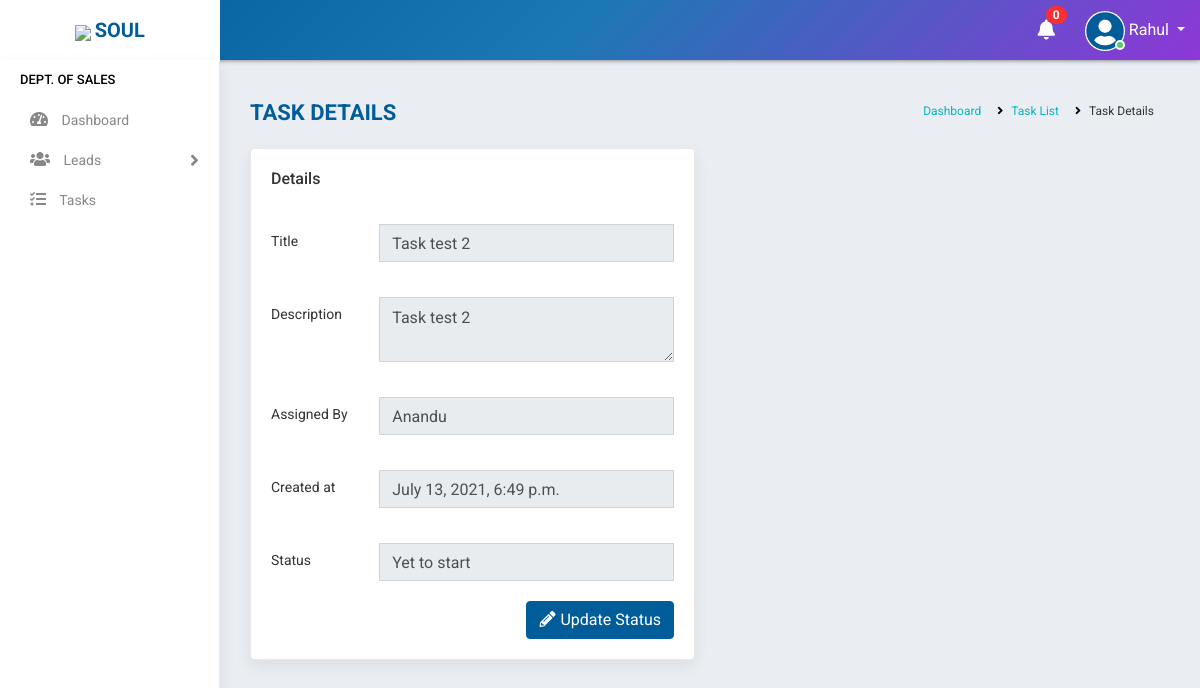
The page /task/2/ (signed in) on the database as committed earlier.
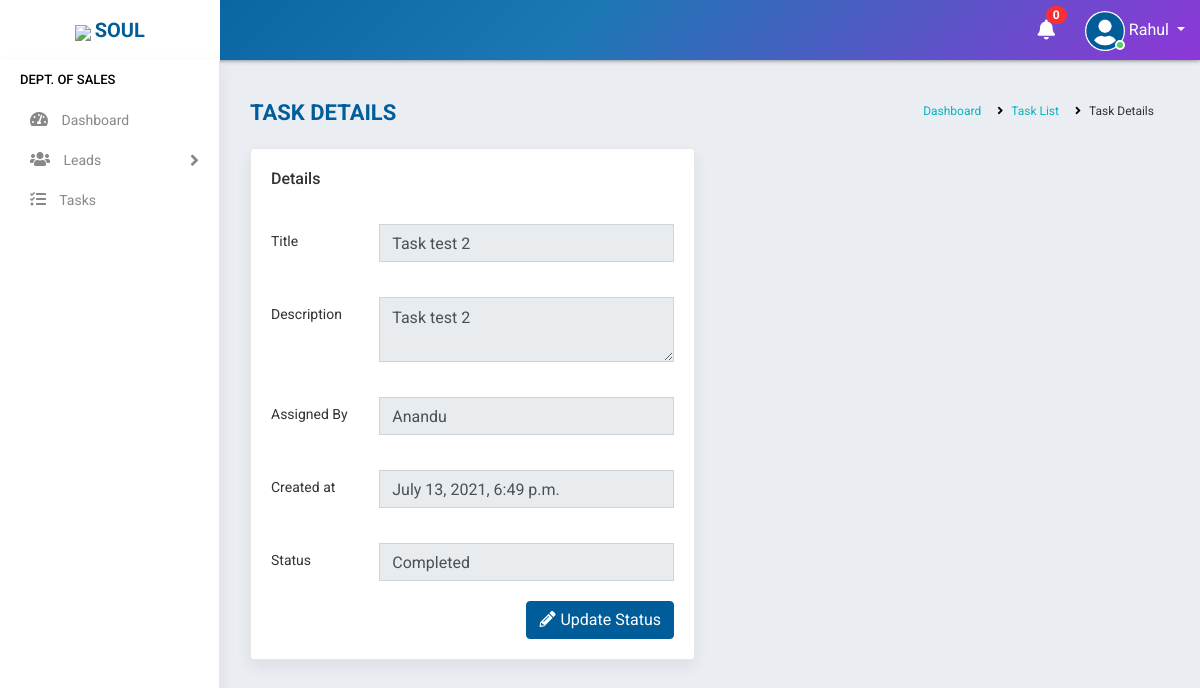
The same page on the database as committed later.
### accounts/models.py (models this page shows, shortened)
class Task(models.Model):
    status_value= [
        ('Yet to start', 'Yet to start'),
        ('In progress', 'In progress'),
        ('Completed', 'Completed'),
    ]
    user = models.ForeignKey(Staff,on_delete=models.CASCADE,null=True)
    title = models.CharField(max_length=100,null=True)
    description = models.TextField(max_length=500,null=True)
    created_at = models.DateTimeField(auto_now_add=True,null=True)
    assigned_by = models.ForeignKey(Staff,on_delete=models.CASCADE,null=True,related_name='sender')
    status = models.CharField(max_length=100,choices=status_value,default='Yet to start')
    class Meta:
        ordering=['created_at','-status']

class Staff(models.Model):
    value= (
    ('1', 'Operations'),
    ('2', 'Sales'),
    ('3', 'Trainer'),
    ('4', 'Admin'),
    )
    state = (
    ('Andhra Pradesh','Andhra Pradesh'),
    ('Arunachal Pradesh','Arunachal Pradesh'),
    ('Assam','Assam'),
    ('Bihar','Bihar'),
    ('Chhattisgarh','Chattisgarh'),
    ('Goa','Goa'),
    ('Gujarat','Gujarat'),
    ('Haryana','Haryana'),
    ('Himachal Pradesh','Himachal Pradesh'),
    ('Jharkhand','Jharkhand'),
    ('Karnataka','Karnataka'),
    ('Kerala','Kerala'),
    ('Madhya Pradesh','Madhya Pradesh'),
    ('Maharashtra','Maharashtra'),
    ('Manipur','Manipur'),
    ('Meghalaya','Meghalaya'),
    ('Mizoram','Mizoram'),
    ('Nagaland','Nagaland'),
    ('Odisha','Odisha'),
    ('Rajasthan','Rajasthan'),
    ('Sikkim','Sikkim'),
    ('Tamil Nadu','Tamil Nadu'),
    ('Telangana','Telangana'),
    ('Tripura','Tripura'),
    ('Uttar Pradesh','Uttar Pradesh'),
    ('Uttarakhand','Uttarakhand'),
    ('West Bengal','West Bengal')
    )
    groups = (
        ('AB+', 'AB+'),
        ('AB-', 'AB-'),
        ('A+', 'A+'),
        ('A-', 'A-'),
        ('B+', 'B+'),
        ('B-', 'B-'),
        ('O+', 'O+'),
        ('O-', 'O-'),
        )
    user = models.OneToOneField(User,on_delete=models.CASCADE,null=True,blank=True)
    name = models.CharField(max_length=100,null=True, blank=True)
    empid = models.CharField(max_length=100,null=True, blank=True)
    mobile = models.CharField(max_length=10,null=True, blank=True)
    email = models.EmailField(max_length=200,null=True, blank=True)
    sex = models.CharField(max_length=10,null=True,choices=(('Male','Male'),('Female','Female')), blank=True)
    dob = models.DateField(null=True, blank=True)
    doj = models.DateField(null=True, blank=True)
    blood_group = models.CharField(max_length=100,null=True, blank=True,choices=groups)
    house = models.CharField(max_length=100,null=True, blank=True)
    street =models.CharField(max_length=100,null=True, blank=True)
    street2 =models.CharField(max_length=100,null=True, blank=True)
    city = models.CharField(max_length=100,null=True, blank=True)
    state = models.CharField(max_length=100,null=True,choices=state, blank=True)
    stype = models.CharField(max_length=100,null=True,choices=value, blank=True)
    status = models.CharField(max_length=20,choices=(('Active','Active'),('Inactive','Inactive')),default='Active')
    profile_pic = models.ImageField(null=True, blank=True,default="student.jpg")
    def __str__(self):
        return self.name

### accounts/views.py (the view)
# urls.py: path('task/<id>/',TaskView.as_view(),name='task_detail'),
class TaskView(View):
    def get(self, request,id):
        user=request.user
        if user.is_authenticated:
            note = Notification.objects.filter(receiver=user).filter(status="Not Read").order_by('-datetime')
            no_count = note.count()
            try:
                s= Staff.objects.get(user=user)
                if s.stype =="1" or s.stype =="2" or s.stype == "3"  or s.stype == "4":
                    task = Task.objects.get(id=id)
                    return render(request,'accounts/task_details.html',{'s':s,'task':task,'no_count':no_count,'note':note})
                else:
                    return redirect('logout')
            except:
                return redirect('home')
        else:
            return redirect('logout')

### accounts/templates/accounts/task_details.html
{% extends 'accounts/main.html' %}
    {% block content %}
<div class="main-wrapper">
    {% include 'accounts/navbar.html' %}
    {% include 'accounts/navbar.html' %}
    {% if s.stype == "1" %}
    {% include 'accounts/sidebar_operations.html' %}
    {% elif s.stype == "2" %}
    {% include 'accounts/sidebar_sales.html' %}
    {% elif s.stype == "3" %}
    {% include 'accounts/sidebar_trainer.html' %}
    {% elif s.stype == "4" %}
    {% include 'accounts/sidebar_admin.html' %}
    {% endif %}
    <div class="page-wrapper">
        <div class="content container-fluid">
            <div class="page-header">
                <div class="row">
                    <div class="col-lg-7 col-md-12 col-sm-12 col-12">
                        <h5 class="text-uppercase">Task Details</h5>
                    </div>
                    <div class="col-lg-5 col-md-12 col-sm-12 col-12">
                        <ul class="list-inline breadcrumb float-right">
                        <li class="list-inline-item"><a href="{% url 'operations_dashboard' %}">Dashboard</a></li>
                        <li class="list-inline-item"><a href="{% url 'task' %}">Task List</a></li>
                        <li class="list-inline-item">Task Details</li>
                        </ul>
                    </div>
                </div>
            </div>
            <div class="row">
                <div class="col-md-6">
                <div class="card-box">
                    <h4 class="card-title">Details</h4>
                    <br>
                    <form>
                        <div class="form-group row">
                            <label class="col-md-3 col-form-label">Title</label>
                            <div class="col-md-9">
                                <input type="text" class="form-control" value="{{task.title}}" disabled>
                            </div>
                        </div>
                        <div class="form-group row">
                            <label class="col-md-3 col-form-label">Description</label>
                            <div class="col-md-9">
                                <textarea class="form-control" value="" disabled>{{task.description}}</textarea>
                            </div>
                        </div>
                        <div class="form-group row">
                            <label class="col-md-3 col-form-label">Assigned By</label>
                            <div class="col-md-9">
                                <input type="text" class="form-control" value="{{task.assigned_by}}" disabled>
                            </div>
                        </div>
                        <div class="form-group row">
                            <label class="col-md-3 col-form-label">Created at</label>
                            <div class="col-md-9">
                                <input type="text" class="form-control" value="{{task.created_at}}" disabled>
                            </div>
                        </div>
                        <div class="form-group row">
                            <label class="col-md-3 col-form-label">Status</label>
                            <div class="col-md-9">
                                <input type="text" class="form-control" value="{{task.status}}" disabled>
                            </div>
                        </div>
                        <div class="text-right">
                            <a class="btn btn-primary" href="{%  url 'task_update' task.id %}"><i class="fas fa-pencil-alt m-r-5"></i>Update Status</a>
                        </div>
                    </form>
                </div>
            </div>
        </div>
    </div>
    {% endblock %}

Rows that differ between the two databases and show on the page:
changed Task "Task test 2": status "Yet to start" → "Completed"
